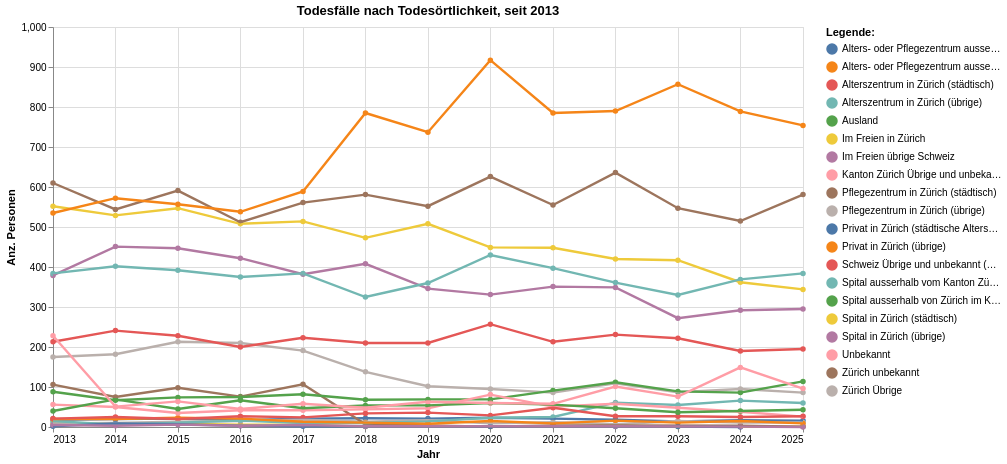

Notebook code for this chart:
### Code cell
grafik3 = mypy_dv.plot_altair_multiline_highlight(
    data = myAgg3.reset_index().sort_values('TodOertlichkeitLevel2Sort', ascending=True)
    ,x = 'StichtagDatJahr:T'
    ,y = 'sum_WBev:Q'
    ,x_beschriftung = 'Jahr'
    , y_beschriftung = 'Anz. Personen'
    ,category = "TodOertlichkeitLevel2Lang:N"
    ,category_beschriftung= 'Legende:'
    ,warning_status = "ignore" #always or ignore
    ,myTitle="Todesfälle nach Todesörtlichkeit, seit "+data_min_date
)
grafik3

### Figure 1 — Vega-Lite specification as saved in the notebook (floating-point values rounded to 4 significant figures; data arrays with more than 128 entries replaced by an {"elided": "..."} marker saying what was removed)
{"config": {"view": {"continuousWidth": 300, "continuousHeight": 300}}, "layer": [{"mark": {"type": "circle"}, "encoding": {"color": {"field": "TodOertlichkeitLevel2Lang", "legend": {"orient": "right", "title": "Legende:"}, "scale": {"scheme": "tableau10"}, "type": "nominal"}, "opacity": {"value": 1.3}, "tooltip": [{"field": "StichtagDatJahr", "type": "temporal"}, {"field": "TodOertlichkeitLevel2Lang", "type": "nominal"}, {"field": "sum_WBev", "type": "quantitative"}], "x": {"axis": {"title": "Jahr"}, "field": "StichtagDatJahr", "type": "temporal"}, "y": {"axis": {"title": "Anz. Personen"}, "field": "sum_WBev", "type": "quantitative"}}, "name": "view_3", "title": "Todesfälle nach Todesörtlichkeit, seit 2013"}, {"mark": {"type": "line"}, "encoding": {"color": {"field": "TodOertlichkeitLevel2Lang", "legend": {"orient": "right", "title": "Legende:"}, "scale": {"scheme": "tableau10"}, "type": "nominal"}, "strokeWidth": {"condition": {"test": {"not": {"param": "param_3"}}, "value": 1.2}, "value": 2.4}, "tooltip": [{"field": "StichtagDatJahr", "type": "temporal"}, {"field": "TodOertlichkeitLevel2Lang", "type": "nominal"}, {"field": "sum_WBev", "type": "quantitative"}], "x": {"axis": {"title": "Jahr"}, "field": "StichtagDatJahr", "type": "temporal"}, "y": {"axis": {"title": "Anz. Personen"}, "field": "sum_WBev", "type": "quantitative"}}, "title": "Todesfälle nach Todesörtlichkeit, seit 2013"}], "data": {"name": "data-8c6e906bc03745fc4bbc2fe8bcf780d8"}, "height": 400, "params": [{"name": "param_3", "select": {"type": "point", "fields": ["TodOertlichkeitLevel2Lang:N"], "nearest": true, "on": "pointerover"}, "views": ["view_3"]}], "width": 750, "$schema": "https://vega.github.io/schema/vega-lite/v5.8.0.json", "datasets": {"data-8c6e906bc03745fc4bbc2fe8bcf780d8": {"elided": "247 records"}}}
